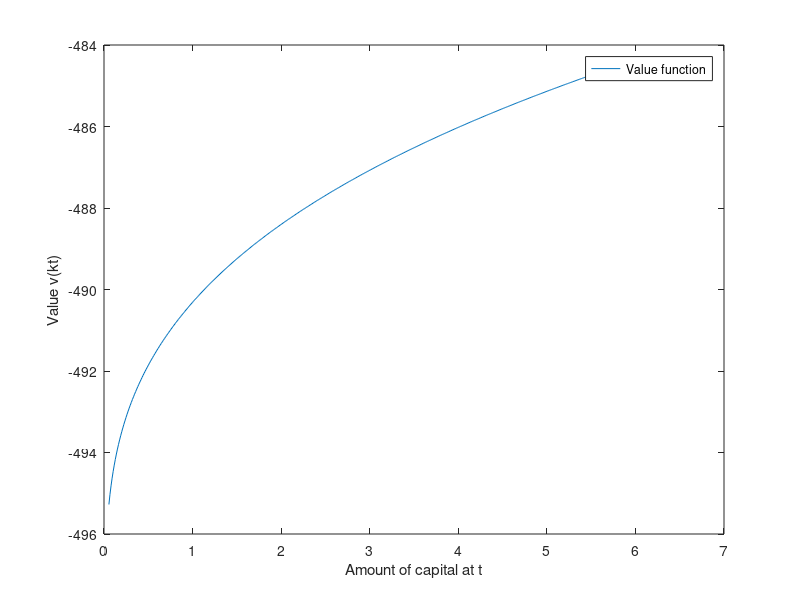
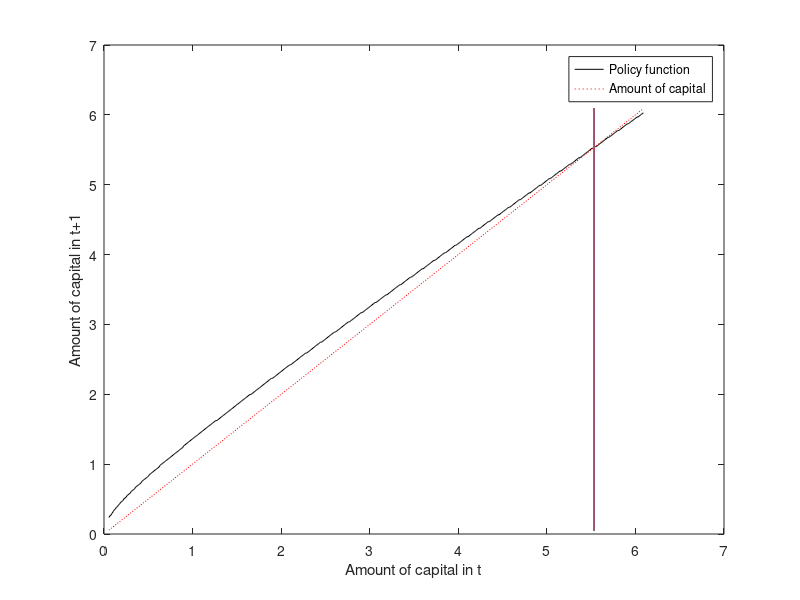
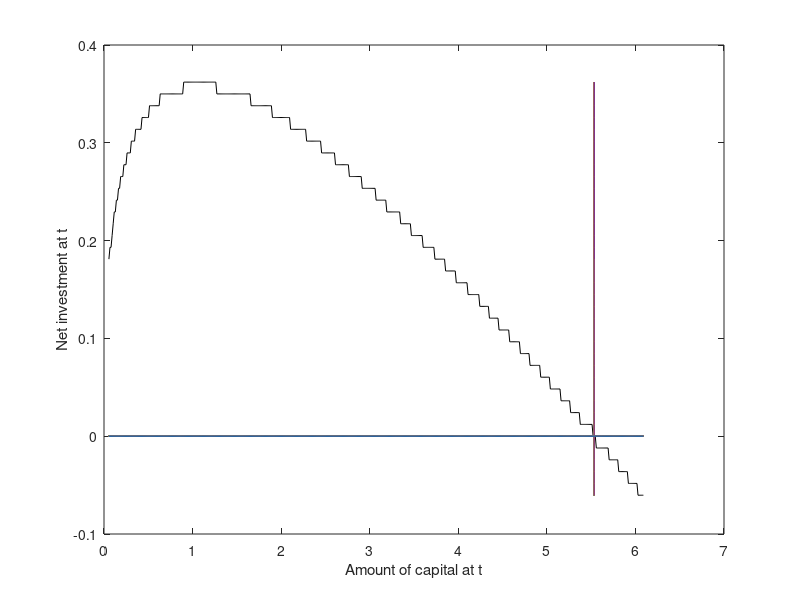
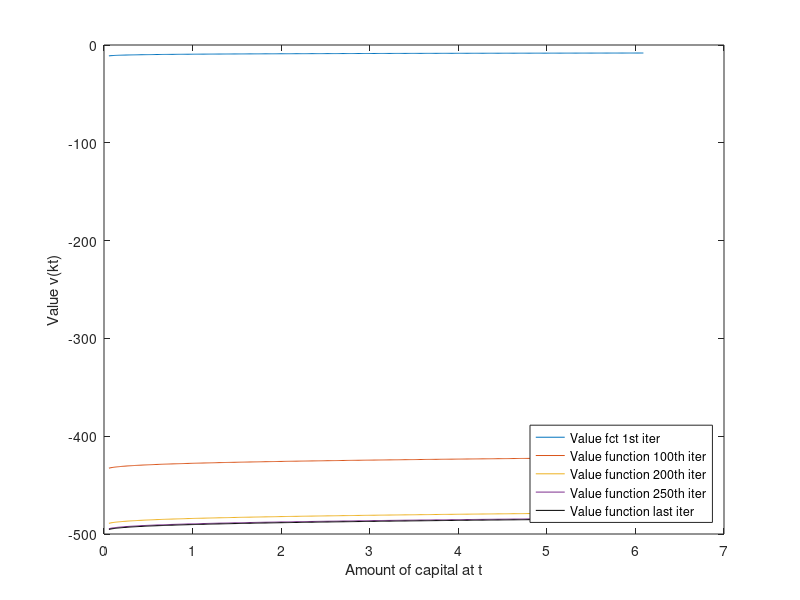

Write the MATLAB code that produced these figures, in order. (Note: this script raises an error after producing the figures.)
cd ~/dropbox/class/ec7343/matlab

%%%%%%%%%%%%%%%%%%%%%%%%%%%%%%%%%%%%%%%%%%%%%%%%%%%%%%%%%%%%%%%%%%%%%%
% Value function iteration for basic Ramsey model with non-stochastic
% productivity growth
%%%%%%%%%%%%%%%%%%%%%%%%%%%%%%%%%%%%%%%%%%%%%%%%%%%%%%%%%%%%%%%%%%%%%%
%clear ;% this clears variables from the workspace
clf; % this clears the figures

doplot=1; % just allows us to turn on/off plotting
Max = 750; % maximum number of iterations to run, if we haven't converged by this point, stop processing

%%%%%%%%%%%%%%%%%%%%%%%%%%%%%%%%%%%%%%%%%%%%%%%%%%%%%%%%%%%%%%%%%%%%%%
% Functional forms and parameters
%%%%%%%%%%%%%%%%%%%%%%%%%%%%%%%%%%%%%%%%%%%%%%%%%%%%%%%%%%%%%%%%%%%%%%
% the model is the simple growth model
% preferences: u(c)=c to the power of (1-sigma) over (1-sigma)
% beta is the discount factor
% delta is the rate of capital depreciation
% the production function is: k to the power of alpha

sigma=1.1; % CRRA coefficient
beta=.98; % patience parameter
alpha=.36; % elasticity of output wrt capital
delta=0.1; % depreciation

% We can immediately solve for the steady state capital stock
Kstar=(((1/(alpha*beta))-((1-delta)/alpha)))^(1/(alpha-1));

%%%%%%%%%%%%%%%%%%%%%%%%%%%%%%%%%%%%%%%%%%%%%%%%%%%%%%%%%%%%%%%%%%%%%%
% Computational parameters
%%%%%%%%%%%%%%%%%%%%%%%%%%%%%%%%%%%%%%%%%%%%%%%%%%%%%%%%%%%%%%%%%%%%%%
N=500; % number of points of the discretized values of capital

% We will be calculating the value function over a given range of capital
% values that bound Kstar
Klo = 0.01*Kstar; % set the minimum value of the discretized values of capital
Khi = 1.10*Kstar; % set the maximum value of the discretized values of capital
step = (Khi - Klo)/N; % set the step size of capital between discrete values

K = Klo:step:Khi; % this builds K, the set of possible values that capital can take
K1=K; % copy of the set of values
n=length(K); % number of possible values of K (will be N+1)

toler=.0001; % tolerance for convergence - if successive value functions differ by less than this, we're done

%%%%%%%%%%%%%%%%%%%%%%%%%%%%%%%%%%%%%%%%%%%%%%%%%%%%%%%%%%%%%%%%%%%%%%
% Value functions and value function iteration
% This does the actual work
%%%%%%%%%%%%%%%%%%%%%%%%%%%%%%%%%%%%%%%%%%%%%%%%%%%%%%%%%%%%%%%%%%%%%%
V=zeros(1,n); % We set the initial value function to 0 for all values of K
    % V here doesn't tell us what to do, it tells us the value of having
    % capital equal to any given amount
NewV=zeros(1,n); % Set up NewV, the updated value function, with starting values to initialize
Policy=zeros(1,n); % The policy function is what to DO given the amount of capital, initialize to zero as well
StoreV = zeros(Max,n); % set up a matrix to store all value function outcomes

tic % this keeps track of time elapsed

for j=1:Max % for up to the max number of iterataions
    for iter=1:n % for each possible value of K you could *start* with
        C=ones(n,1).*(K(iter)^alpha+(1-delta)*K(iter))-K1'; % consumption given the same starting K(iter)
            %, choosing different values of K for the future (K1). This calculates C for all possible choices of K1

        % Compute utility of C for all possible choices of K1
        if sigma == 1 % if log utility
            U = log(C); % element-wise log
        else % else find the element wise utility of each consumption outcome
            U = C.^(1-sigma)./(1-sigma);
        end

        negc=find(C<0); % find location of choices of K1 which make C negative
        U(negc)=-1e50; % set utility for negative C to really low number (replaces missing from log)
        r=U+beta*V'; % value of all possible choices of K1, given the future V is given
        [value,index]=max(r); % of all possible values from above, find the one yielding the highest value
        NewV(iter)=value; % the value of the the best possible choice becomes the value for the starting K(iter)
        Policy(iter)=K1(index); % the choice of K1 the corresponds to the best possible choice is the policy for K(iter)
    end;

    StoreV(j,:) = NewV; % add new value function to storage, this is just so we can look at how it works

    diff=(V-NewV)./V; % get difference of value functions
    if abs(diff) <= toler % if ALL elements of diff are below the tolerance
        break % drop out, youre done, the NewV and old V are so close
    else
        V=NewV; % if not, then make V equal to the NewV and go back and try again
    end;
end; % end the for loop over total iterations

j % list the number of iterations
toc; % list the total time taken

%%%%%%%%%%%%%%%%%%%%%%%%%%%%%%%%%%%%%%%%%%%%%%%%%%%%%%%%%%%%%%%%%%%%%%
% Plots of value function and policy function
%%%%%%%%%%%%%%%%%%%%%%%%%%%%%%%%%%%%%%%%%%%%%%%%%%%%%%%%%%%%%%%%%%%%%%

if doplot==1
    % This plots the value function itself. This is the value from having a
    % given amount of K.
    figure(1)
    plot(K,V)
    xlabel('Amount of capital at t')
    ylabel('Value v(kt)')
    legend('Value function')

    % This plots the policy function as well as 45 degree line
    figure(2)
    plot(K,Policy,'k-',K,K,'r:',Kstar*ones(n),K); % plot Policy against K in black, plot K against K (45 deg) in red
    xlabel('Amount of capital in t')
    ylabel('Amount of capital in t+1')
    legend('Policy function','Amount of capital')

    % This plot shows net investment steady state
    figure(3)
    plot(K,Policy-K,'k-',Kstar*ones(n),Policy-K,K,0*ones(n))
    xlabel('Amount of capital at t')
    ylabel('Net investment at t')

    % Plot value functions converging
    figure(4)
    plot(K,StoreV(1,:),K,StoreV(100,:),K,StoreV(200,:),K,StoreV(250,:),K,StoreV(j,:),'k-')
    xlabel('Amount of capital at t')
    ylabel('Value v(kt)')
    legend('Value fct 1st iter','Value function 100th iter','Value function 200th iter','Value function 250th iter','Value function last iter','Location','southeast')
end

%%%%%%%%%%%%%%%%%%%%%%%%%%%%%%%%%%%%%%%%%%%%%%%%%%%%%%%%%%%%%%%%%%%%%%
% Use the policy function to plot path of consumption/capital
%%%%%%%%%%%%%%%%%%%%%%%%%%%%%%%%%%%%%%%%%%%%%%%%%%%%%%%%%%%%%%%%%%%%%%
T = 100; % Time periods to plot over
Kactual = zeros(T,1); % vector holding capital values at each time period
Kactual(1,1) = 1; % set initial value of capital in time period 1
Cactual = zeros(T,1); % vector holding consumption values at each time period
Ractual = zeros(T,1); % vector holding marginal product of capital at each time period
Yactual = zeros(T,1); %vector holding output at each time period
Sactual = zeros(T,1); %vector holding savings rate at each time period
time = 1:1:T+1; % vector holding time periods

for t=1:T
    Kdiff = abs(K - Kactual(t,1)); % find abs value of differences of Kactual value from possible K values
    [Kclose,index]=min(Kdiff); % find location of minimum difference
    Kactual(t+1,1) = Policy(index); % Look up that location in policy function, which tells us next value of K to choose
    Cactual(t,1) = Kactual(t,1)^alpha + (1-delta)*Kactual(t,1) - Kactual(t+1,1); % consumption
    Ractual(t,1) = alpha*Kactual(t,1)^(alpha-1); % marginal product of capital
    Yactual(t,1) = Kactual(t,1)^alpha; % output
    Sactual(t,1) = 1- Cactual(t,1)/Yactual(t,1); % savings rate
end

if doplot==1
    % This plot capital stock over time
    figure(5)
    plot(time,Kactual)
    xlabel('Time period')
    ylabel('Capital stock')

    % This plots consumption over time
    figure(6)
    plot(time(1,1:T),Cactual)
    hold on;
    plot(time(1,1:T),Cactual)
    xlabel('Time period')
    ylabel('Consumption')

    % This plots rate of return over time
    figure(7)
    plot(time(1,1:T),Ractual)
    xlabel('Time period')
    ylabel('MPK')

    % This plots log output over time
    figure(8)
    plot(time(1,1:T),Yactual)
    xlabel('Time period')
    ylabel('Log output')

    % This plots log output over time
    figure(9)
    plot(time(1,1:T),Sactual)
    xlabel('Time period')
    ylabel('Savings rates')

    figure(10)
    plot(time(1,1:T),Sactual)
    hold on;
    plot(time(1,1:T),Sactual7)
    xlabel('Time period')
    ylabel('Savings rates')
end
